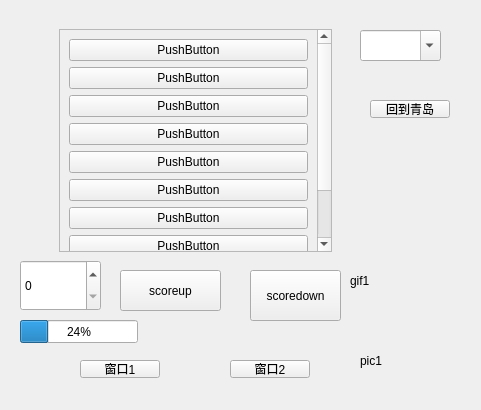
<?xml version="1.0" encoding="UTF-8"?>
<ui version="4.0">
 <class>Widget</class>
 <widget class="QWidget" name="Widget">
  <property name="geometry">
   <rect>
    <x>0</x>
    <y>0</y>
    <width>481</width>
    <height>410</height>
   </rect>
  </property>
  <property name="windowTitle">
   <string>Widget</string>
  </property>
  <widget class="QStackedWidget" name="stackedWidget">
   <property name="geometry">
    <rect>
     <x>50</x>
     <y>20</y>
     <width>291</width>
     <height>241</height>
    </rect>
   </property>
   <property name="currentIndex">
    <number>0</number>
   </property>
   <widget class="QWidget" name="page_4">
    <layout class="QVBoxLayout" name="verticalLayout_3">
     <item>
      <widget class="QScrollArea" name="scrollArea">
       <property name="focusPolicy">
        <enum>Qt::StrongFocus</enum>
       </property>
       <property name="widgetResizable">
        <bool>true</bool>
       </property>
       <widget class="QWidget" name="scrollAreaWidgetContents">
        <property name="geometry">
         <rect>
          <x>0</x>
          <y>0</y>
          <width>267</width>
          <height>228</height>
         </rect>
        </property>
        <layout class="QVBoxLayout" name="verticalLayout">
         <item>
          <widget class="QPushButton" name="pushButton">
           <property name="text">
            <string>PushButton</string>
           </property>
          </widget>
         </item>
         <item>
          <widget class="QPushButton" name="pushButton_3">
           <property name="text">
            <string>PushButton</string>
           </property>
          </widget>
         </item>
         <item>
          <widget class="QPushButton" name="pushButton_7">
           <property name="text">
            <string>PushButton</string>
           </property>
          </widget>
         </item>
         <item>
          <widget class="QPushButton" name="pushButton_5">
           <property name="text">
            <string>PushButton</string>
           </property>
          </widget>
         </item>
         <item>
          <widget class="QPushButton" name="pushButton_8">
           <property name="text">
            <string>PushButton</string>
           </property>
          </widget>
         </item>
         <item>
          <widget class="QPushButton" name="pushButton_9">
           <property name="text">
            <string>PushButton</string>
           </property>
          </widget>
         </item>
         <item>
          <widget class="QPushButton" name="pushButton_10">
           <property name="text">
            <string>PushButton</string>
           </property>
          </widget>
         </item>
         <item>
          <widget class="QPushButton" name="pushButton_6">
           <property name="text">
            <string>PushButton</string>
           </property>
          </widget>
         </item>
         <item>
          <widget class="QPushButton" name="pushButton_4">
           <property name="text">
            <string>PushButton</string>
           </property>
          </widget>
         </item>
         <item>
          <widget class="QPushButton" name="pushButton_2">
           <property name="text">
            <string>PushButton</string>
           </property>
          </widget>
         </item>
        </layout>
       </widget>
      </widget>
     </item>
    </layout>
   </widget>
   <widget class="QWidget" name="page_5">
    <layout class="QVBoxLayout" name="verticalLayout_2">
     <item>
      <widget class="QToolBox" name="toolBox">
       <property name="currentIndex">
        <number>1</number>
       </property>
       <widget class="QWidget" name="page">
        <property name="geometry">
         <rect>
          <x>0</x>
          <y>0</y>
          <width>100</width>
          <height>30</height>
         </rect>
        </property>
        <attribute name="label">
         <string>跑</string>
        </attribute>
        <widget class="QPushButton" name="pushButton_11">
         <property name="geometry">
          <rect>
           <x>30</x>
           <y>20</y>
           <width>80</width>
           <height>18</height>
          </rect>
         </property>
         <property name="text">
          <string>PushButton</string>
         </property>
        </widget>
       </widget>
       <widget class="QWidget" name="page_2">
        <property name="geometry">
         <rect>
          <x>0</x>
          <y>0</y>
          <width>88</width>
          <height>16</height>
         </rect>
        </property>
        <attribute name="label">
         <string>走</string>
        </attribute>
        <widget class="QToolButton" name="toolButton">
         <property name="geometry">
          <rect>
           <x>70</x>
           <y>40</y>
           <width>21</width>
           <height>19</height>
          </rect>
         </property>
         <property name="text">
          <string>...</string>
         </property>
        </widget>
       </widget>
       <widget class="QWidget" name="page_3">
        <property name="geometry">
         <rect>
          <x>0</x>
          <y>0</y>
          <width>100</width>
          <height>30</height>
         </rect>
        </property>
        <attribute name="label">
         <string>润</string>
        </attribute>
        <widget class="QRadioButton" name="radioButton">
         <property name="geometry">
          <rect>
           <x>10</x>
           <y>10</y>
           <width>73</width>
           <height>18</height>
          </rect>
         </property>
         <property name="text">
          <string>RadioButton</string>
         </property>
        </widget>
       </widget>
      </widget>
     </item>
    </layout>
   </widget>
   <widget class="QWidget" name="page_6">
    <layout class="QHBoxLayout" name="horizontalLayout">
     <item>
      <widget class="QTabWidget" name="tabWidget">
       <property name="currentIndex">
        <number>1</number>
       </property>
       <widget class="QWidget" name="tab">
        <attribute name="title">
         <string>日志</string>
        </attribute>
       </widget>
       <widget class="QWidget" name="tab_3">
        <attribute name="title">
         <string>记录</string>
        </attribute>
       </widget>
       <widget class="QWidget" name="tab_2">
        <attribute name="title">
         <string>实验</string>
        </attribute>
       </widget>
      </widget>
     </item>
    </layout>
   </widget>
  </widget>
  <widget class="QPushButton" name="pushButtoncao1">
   <property name="geometry">
    <rect>
     <x>120</x>
     <y>270</y>
     <width>101</width>
     <height>41</height>
    </rect>
   </property>
   <property name="text">
    <string>scoreup</string>
   </property>
  </widget>
  <widget class="QPushButton" name="pushButtoncao2">
   <property name="geometry">
    <rect>
     <x>250</x>
     <y>270</y>
     <width>91</width>
     <height>51</height>
    </rect>
   </property>
   <property name="text">
    <string>scoredown</string>
   </property>
  </widget>
  <widget class="QSpinBox" name="spinBox">
   <property name="geometry">
    <rect>
     <x>20</x>
     <y>260</y>
     <width>81</width>
     <height>51</height>
    </rect>
   </property>
   <property name="maximum">
    <number>2</number>
   </property>
  </widget>
  <widget class="QPushButton" name="pushButtontext1">
   <property name="geometry">
    <rect>
     <x>80</x>
     <y>360</y>
     <width>80</width>
     <height>18</height>
    </rect>
   </property>
   <property name="text">
    <string>窗口1</string>
   </property>
  </widget>
  <widget class="QPushButton" name="pushButtontext2">
   <property name="geometry">
    <rect>
     <x>230</x>
     <y>360</y>
     <width>80</width>
     <height>18</height>
    </rect>
   </property>
   <property name="text">
    <string>窗口2</string>
   </property>
  </widget>
  <widget class="QComboBox" name="comboBox">
   <property name="geometry">
    <rect>
     <x>360</x>
     <y>30</y>
     <width>81</width>
     <height>31</height>
    </rect>
   </property>
   <property name="editable">
    <bool>true</bool>
   </property>
   <property name="currentText">
    <string/>
   </property>
   <property name="currentIndex">
    <number>-1</number>
   </property>
  </widget>
  <widget class="QPushButton" name="pushButtoncomeback">
   <property name="geometry">
    <rect>
     <x>370</x>
     <y>100</y>
     <width>80</width>
     <height>18</height>
    </rect>
   </property>
   <property name="text">
    <string>回到青岛</string>
   </property>
  </widget>
  <widget class="QLabel" name="labelpic1">
   <property name="geometry">
    <rect>
     <x>360</x>
     <y>320</y>
     <width>121</width>
     <height>81</height>
    </rect>
   </property>
   <property name="text">
    <string>pic1</string>
   </property>
  </widget>
  <widget class="QLabel" name="labelgif">
   <property name="geometry">
    <rect>
     <x>350</x>
     <y>250</y>
     <width>101</width>
     <height>61</height>
    </rect>
   </property>
   <property name="text">
    <string>gif1</string>
   </property>
  </widget>
  <widget class="QProgressBar" name="progressBar">
   <property name="geometry">
    <rect>
     <x>20</x>
     <y>320</y>
     <width>118</width>
     <height>23</height>
    </rect>
   </property>
   <property name="value">
    <number>24</number>
   </property>
  </widget>
  <zorder>labelpic1</zorder>
  <zorder>stackedWidget</zorder>
  <zorder>pushButtoncao1</zorder>
  <zorder>pushButtoncao2</zorder>
  <zorder>spinBox</zorder>
  <zorder>pushButtontext1</zorder>
  <zorder>pushButtontext2</zorder>
  <zorder>comboBox</zorder>
  <zorder>pushButtoncomeback</zorder>
  <zorder>labelgif</zorder>
  <zorder>progressBar</zorder>
 </widget>
 <resources/>
 <connections>
  <connection>
   <sender>pushButtoncao1</sender>
   <signal>clicked()</signal>
   <receiver>spinBox</receiver>
   <slot>stepUp()</slot>
   <hints>
    <hint type="sourcelabel">
     <x>190</x>
     <y>294</y>
    </hint>
    <hint type="destinationlabel">
     <x>66</x>
     <y>307</y>
    </hint>
   </hints>
  </connection>
  <connection>
   <sender>pushButtoncao2</sender>
   <signal>clicked()</signal>
   <receiver>spinBox</receiver>
   <slot>stepDown()</slot>
   <hints>
    <hint type="sourcelabel">
     <x>306</x>
     <y>308</y>
    </hint>
    <hint type="destinationlabel">
     <x>38</x>
     <y>308</y>
    </hint>
   </hints>
  </connection>
  <connection>
   <sender>spinBox</sender>
   <signal>valueChanged(int)</signal>
   <receiver>stackedWidget</receiver>
   <slot>setCurrentIndex(int)</slot>
   <hints>
    <hint type="sourcelabel">
     <x>57</x>
     <y>299</y>
    </hint>
    <hint type="destinationlabel">
     <x>263</x>
     <y>22</y>
    </hint>
   </hints>
  </connection>
  <connection>
   <sender>stackedWidget</sender>
   <signal>currentChanged(int)</signal>
   <receiver>spinBox</receiver>
   <slot>setValue(int)</slot>
   <hints>
    <hint type="sourcelabel">
     <x>147</x>
     <y>24</y>
    </hint>
    <hint type="destinationlabel">
     <x>30</x>
     <y>267</y>
    </hint>
   </hints>
  </connection>
 </connections>
</ui>
